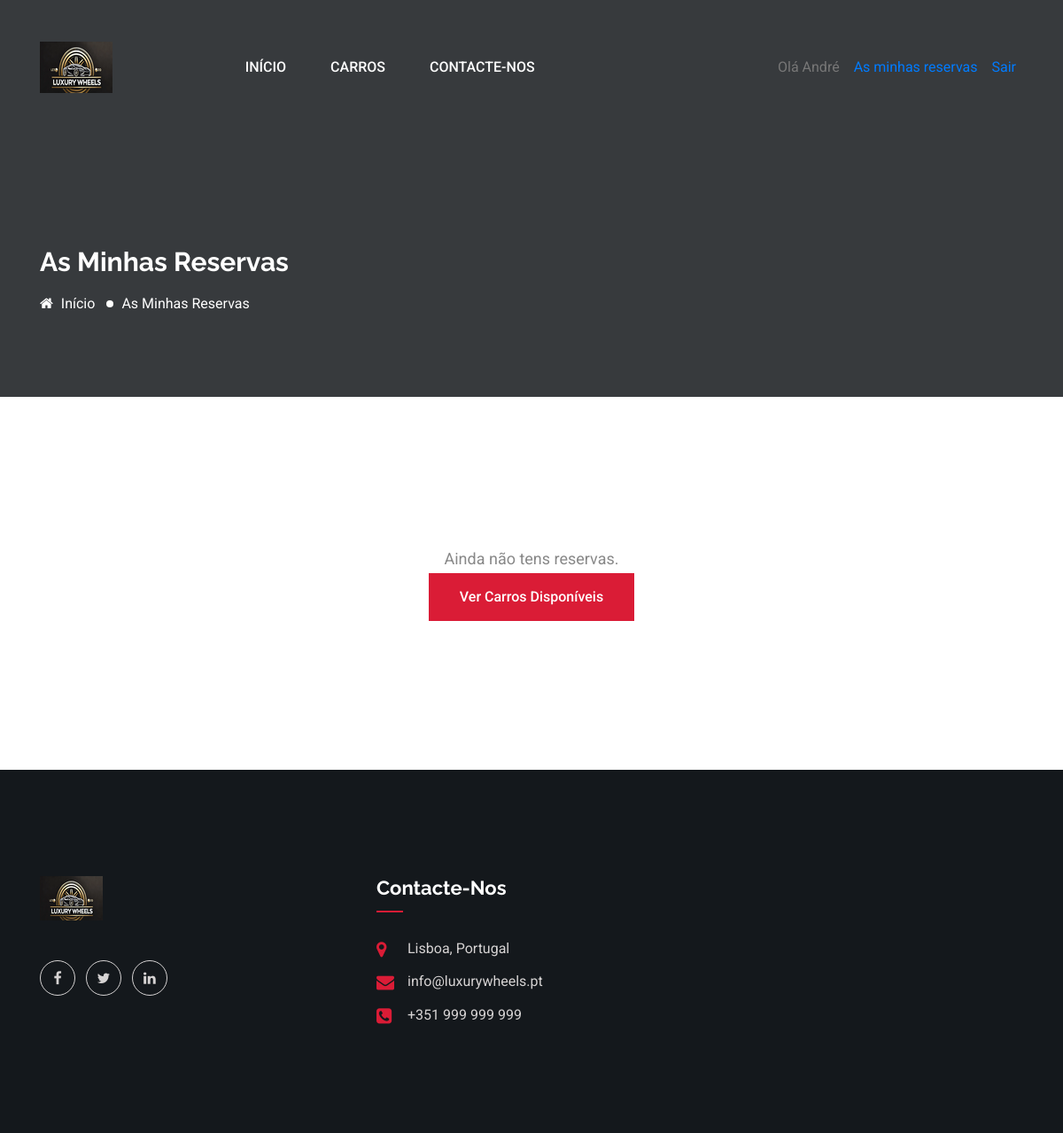
Before: /my-reservations (signed in) with the older database file.
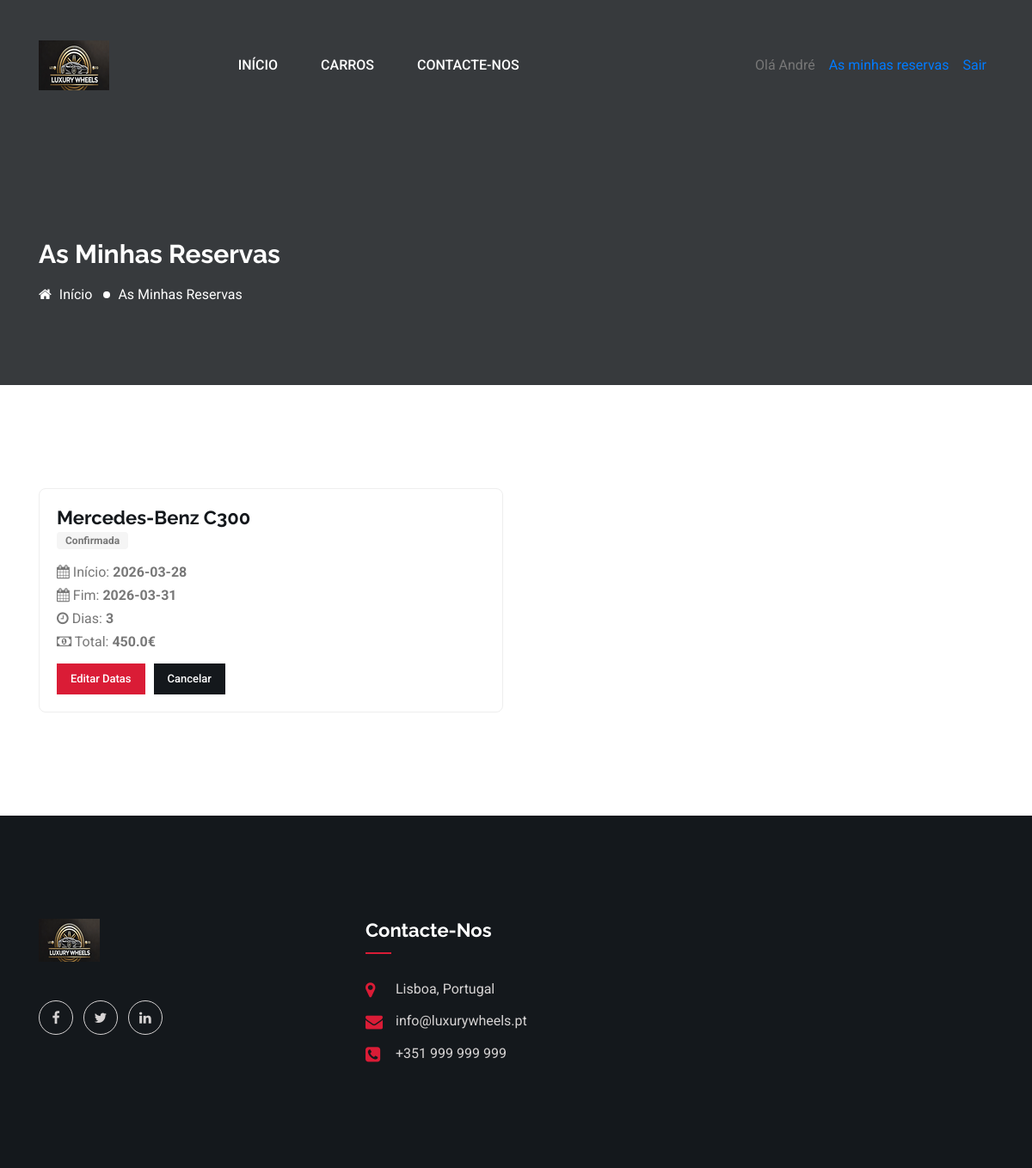
After: the same page with the newer database file.
### models/User.py (models this page shows, shortened)
class User(db.Model):
    __tablename__ = "User"
    idUser = db.Column(db.Integer, primary_key=True)
    firstName = db.Column(db.String, nullable=False)
    lastName = db.Column(db.String, nullable=False)
    email = db.Column(db.String, nullable=False, unique=True)
    passwordHash = db.Column(db.String, nullable=False)
    phone = db.Column(db.String)
    createdAt = db.Column(db.DateTime, server_default=db.func.current_timestamp())
    updatedAt = db.Column(db.DateTime, server_default=db.func.current_timestamp(), onupdate=db.func.current_timestamp())

### models/Reservation.py (models this page shows, shortened)
class Reservation(db.Model):
    __tablename__ = "Reservation"
    idReservation = db.Column(db.Integer, primary_key=True)
    idUser = db.Column(db.Integer, db.ForeignKey("User.idUser"), nullable=False)
    idVehicle = db.Column(
        db.Integer, db.ForeignKey("Vehicle.idVehicle"), nullable=False
    )
    startDate = db.Column(db.Date, nullable=False)
    endDate = db.Column(db.Date, nullable=False)
    totalDays = db.Column(db.Integer, nullable=False)
    totalPrice = db.Column(db.Float, nullable=False)
    idReservationStatus = db.Column(
        db.Integer,
        db.ForeignKey("Reservation_Status.idReservationStatus"),
        nullable=False,
        default=1,
    )
    createdAt = db.Column(db.DateTime, server_default=db.func.current_timestamp())
    updatedAt = db.Column(db.DateTime, server_default=db.func.current_timestamp(), onupdate=db.func.current_timestamp())
    def to_dict(self):
        return {
            "id": self.idReservation,
            "user_id": self.idUser,
            "vehicle_id": self.idVehicle,
            "startDate": str(self.startDate),
            "endDate": str(self.endDate),
            "totalDays": self.totalDays,
            "totalPrice": self.totalPrice,
            "status_id": self.idReservationStatus,
        }

### models/Vehicle_Brand.py (models this page shows, shortened)
class VehicleBrand(db.Model):
    __tablename__ = "Vehicle_Brand"
    idBrand = db.Column(db.Integer, primary_key=True)
    name = db.Column(db.String, nullable=False, unique=True)

### models/Vehicle.py (models this page shows, shortened)
class Vehicle(db.Model):
    __tablename__ = "Vehicle"
    idVehicle = db.Column(db.Integer, primary_key=True)
    idBrand = db.Column(
        db.Integer, db.ForeignKey("Vehicle_Brand.idBrand"), nullable=False
    )
    model = db.Column(db.String, nullable=False)
    idCategory = db.Column(
        db.Integer, db.ForeignKey("Vehicle_Category.idCategory"), nullable=False
    )
    idType = db.Column(db.Integer, db.ForeignKey("Vehicle_Type.idType"), nullable=False)
    dailyRate = db.Column(db.Float, nullable=False)
    capacity = db.Column(db.Integer, nullable=False)
    km = db.Column(db.Integer, nullable=False, server_default="0")
    imageUrl = db.Column(db.String)
    lastRevisionDate = db.Column(db.Date, nullable=False)
    nextRevisionDate = db.Column(db.Date, nullable=False)
    lastLegalizationDate = db.Column(db.Date, nullable=False)
    isActive = db.Column(db.Integer, default=1)
    createdAt = db.Column(db.DateTime, server_default=db.func.current_timestamp())
    updatedAt = db.Column(
        db.DateTime,
        server_default=db.func.current_timestamp(),
        onupdate=db.func.current_timestamp(),
    )
    brand = db.relationship("VehicleBrand", foreign_keys=[idBrand], lazy="joined")
    category = db.relationship(
        "VehicleCategory", foreign_keys=[idCategory], lazy="joined"
    )
    vtype = db.relationship("VehicleType", foreign_keys=[idType], lazy="joined")

### routes/reservations.py (the view)
@bp.route("/my-reservations")
def my_reservations():
    if "user_id" not in session:
        flash("Faça login para ver as suas reservas", "modal-error")
        return redirect(url_for("users.login"))
    reservations = Reservation.query.filter_by(idUser=session["user_id"]).all()
    data = []
    for r in reservations:
        d = r.to_dict()
        vehicle = Vehicle.query.get(r.idVehicle)
        d["vehicle_model"] = vehicle.model if vehicle else "N/A"
        d["vehicle_image"] = vehicle.imageUrl if vehicle else None
        d["vehicle_brand"] = vehicle.brand.name if vehicle and vehicle.brand else ""
        statuses = {1: "Pendente", 2: "Confirmada", 3: "Cancelada", 4: "Concluída"}
        d["status_name"] = statuses.get(r.idReservationStatus, "Pendente")
        d["can_edit"] = r.idReservationStatus not in (3, 4)
        data.append(d)
    return render_template(
        "my_reservations.html", title="As minhas reservas", reservations=data
    )

### app.py (called while the page is built)
@app.context_processor
def inject_current_user():
    from flask import session
    user = None
    user_id = session.get('user_id')
    if user_id:
        try:
            user = User.query.get(int(user_id))
        except Exception:
            pass
    return {
        'current_user': user,
        'is_logged_in': bool(user_id),
    }

### templates/my_reservations.html (shortened to what this page needs)
<!doctype html>
<html lang="pt">
  <head>
    <link href="assets/css/fontawesome.min.css" rel="stylesheet" />
    <link href="assets/css/bootstrap.min.css" rel="stylesheet" />
    <link href="assets/css/animate.css" rel="stylesheet" />
    <link href="assets/css/main.css" rel="stylesheet" />
  </head>
  <body>
   {% include 'partials/navbar.html' %}
    <section class="inner-page-banner bg_img overlay-3" data-background="assets/images/inner-page-bg.jpg">
      <div class="container">
        <div class="row">
          <div class="col-md-12">
            <h2 class="page-title">As minhas reservas</h2>
            <ol class="page-list">
              <li>
                <a href="{{ url_for('home') }}"><i class="fa fa-home"></i> Início</a>
              </li>
              <li>As minhas reservas</li>
            </ol>
          </div>
        </div>
      </div>
    </section>
    <section class="pt-120 pb-120">
      <div class="container">
        {% if reservations %}
        <div class="row">
          {% for r in reservations %}
          <div class="col-lg-6 mb-30">
              <div class="car-item" style="border:1px solid #eee;border-radius:8px;padding:20px;">
                <h4 class="title mb-10">{{ r.vehicle_brand }} {{ r.vehicle_model }}</h4>
                <span class="badge" style="background:#f5f5f5;padding:4px 10px;border-radius:4px;font-size:12px;">
                  {{ r.status_name }}
                </span>
                <ul style="list-style:none;padding:0;margin-top:12px;">
                  <li><i class="fa fa-calendar"></i> Início: <strong>{{ r.startDate }}</strong></li>
                  <li><i class="fa fa-calendar"></i> Fim: <strong>{{ r.endDate }}</strong></li>
                  <li><i class="fa fa-clock-o"></i> Dias: <strong>{{ r.totalDays }}</strong></li>
                  <li><i class="fa fa-money"></i> Total: <strong>{{ r.totalPrice }}€</strong></li>
                </ul>
                {% if r.can_edit %}
                <div style="display:flex;gap:10px;margin-top:12px;">
                  <a class="cmn-btn" href="{{ url_for('reservations.edit_reservation', rid=r.id) }}"
                     style="padding:8px 16px;font-size:13px;">Editar datas</a>
                  <form method="post" action="{{ url_for('reservations.cancel_reservation', rid=r.id) }}" class="confirm-form" data-confirm="Cancelar esta reserva?">
                    <button type="submit" class="cmn-btn bg-black" style="padding:8px 16px;font-size:13px;">Cancelar</button>
                  </form>
                </div>
                {% endif %}
              </div>
            </div>
            {% endfor %}
        </div>
        {% else %}
        <div class="text-center py-5">
          <p style="font-size: 18px; color: #888">Ainda não tens reservas.</p>
          <a class="cmn-btn mt-20" href="{{ url_for('vehicles.list_view') }}">Ver carros disponíveis</a>
        </div>
        {% endif %}
      </div>
    </section>
    {% include 'partials/footer.html' %}
  </body>
</html>

### templates/partials/navbar.html (shortened to what this page needs)
<header class="header-section header-section--style2">
  <div class="header-bottom">
    <div class="container">
      <nav class="navbar navbar-expand-lg p-0">
        <a class="site-logo site-title" href="{{ url_for('home') }}">
          <img alt="site-logo" src="/assets/images/logo2.png" />
        </a>
        <div class="collapse navbar-collapse" id="navbarMain">
          <ul class="navbar-nav main-menu m-auto">
            <li><a href="{{ url_for('home') }}">Início</a></li>
            <li><a href="{{ url_for('vehicles.list_view') }}">Carros</a></li>
            <li><a href="{{ url_for('contact') }}">Contacte-nos</a></li>
          </ul>
          <ul class="navbar-nav ml-auto">
            {% if is_logged_in %}
              {% if current_user %}
              <li class="nav-item"><span class="nav-link">Olá {{ current_user.firstName }}</span></li>
              {% endif %}
              <li class="nav-item"><a class="nav-link" href="{{ url_for('reservations.my_reservations') }}">As minhas reservas</a></li>
              <li class="nav-item"><a class="nav-link" href="{{ url_for('users.logout') }}">Sair</a></li>
            {% else %}
              <li class="nav-item"><a class="nav-link" href="{{ url_for('users.login') }}">Iniciar sessão</a></li>
              <li class="nav-item"><a class="nav-link" href="{{ url_for('users.register') }}">Registar-se</a></li>
            {% endif %}
          </ul>
        </div>
      </nav>
    </div>
  </div>
</header>

### templates/partials/footer.html (shortened to what this page needs)
<footer class="footer-section">
  <div class="footer-top pt-120 pb-120">
    <div class="container">
      <div class="row">
        <div class="col-lg-4 col-sm-8">
          <div class="footer-widget widget-about">
            <div class="widget-about-content">
              <a class="footer-logo" href="{{ url_for('home') }}">
                <img alt="logo" src="/assets/images/logo-footer.png" />
              </a>
              <ul class="social-links">
                <li><a href="#0"><i class="fa fa-facebook"></i></a></li>
                <li><a href="#0"><i class="fa fa-twitter"></i></a></li>
                <li><a href="#0"><i class="fa fa-linkedin"></i></a></li>
              </ul>
            </div>
          </div>
        </div>
        <div class="col-lg-4 col-sm-8">
          <div class="footer-widget widget-address">
            <h4 class="widget-title">Contacte-nos</h4>
            <ul>
              <li><i class="fa fa-map-marker"></i><span>Lisboa, Portugal</span></li>
              <li><i class="fa fa-envelope"></i><span>info@luxurywheels.pt</span></li>
              <li><i class="fa fa-phone-square"></i><span>+351 999 999 999</span></li>
            </ul>
          </div>
        </div>
      </div>
  </div>
</footer>

Changed rows visible on the page:
added Reservation: vehicle_brand "Mercedes-Benz", vehicle_model "C300", status_name "Confirmada", startDate "2026-03-28", endDate "2026-03-31", totalDays "3", totalPrice "450.0"
Other visible differences:
text no longer shown: "Ainda não tens reservas. Ver Carros Disponíveis"
